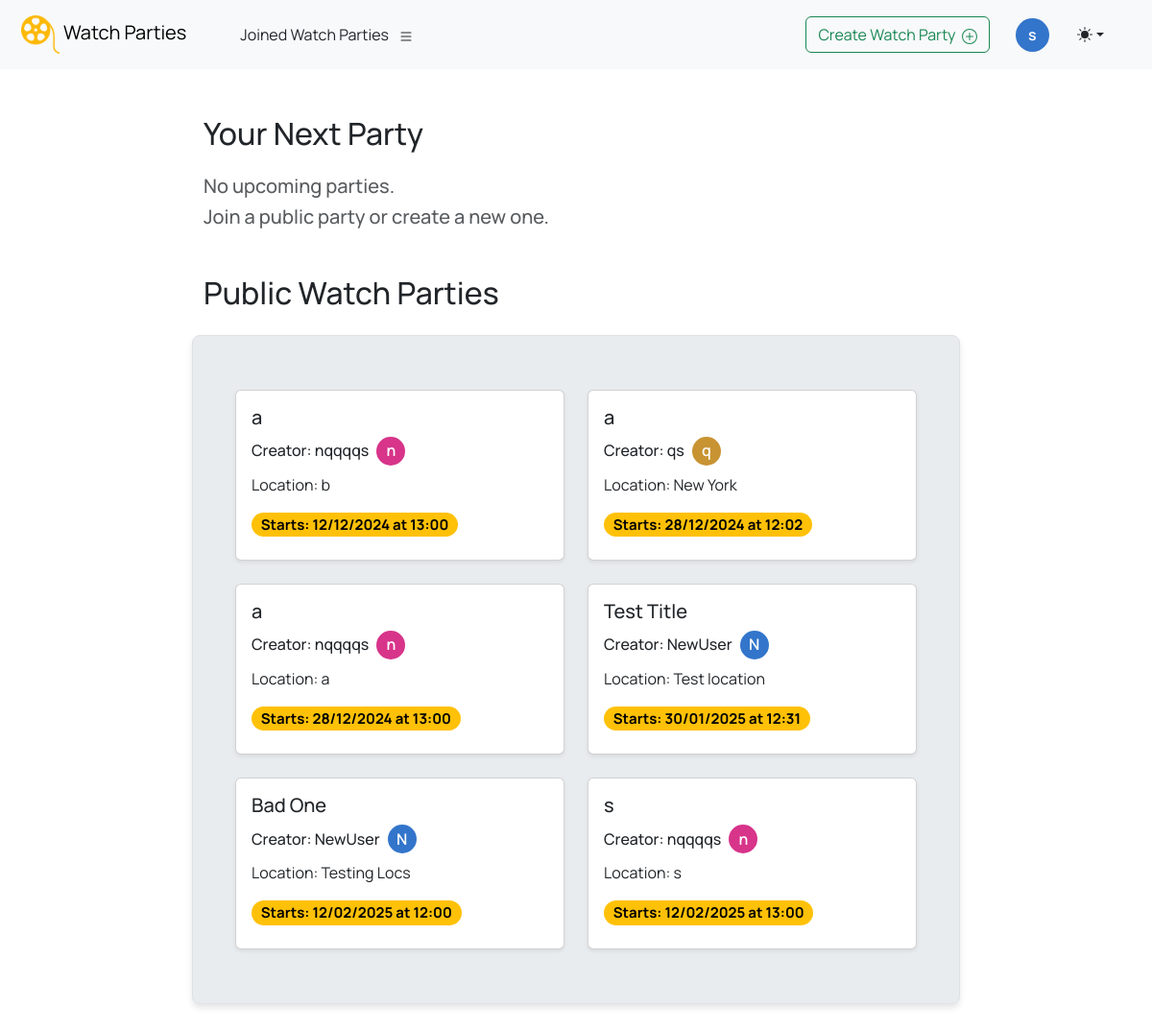
Screenshot of / (signed in) with the database file from the repository.
### app/models.py (models this page shows, shortened)
class User(db.Model):
    id = db.Column(db.Integer, primary_key=True)
    username = db.Column(db.String(30), unique=True,
                         nullable=False, index=True)
    email = db.Column(db.String(256), nullable=False)
    password_hash = db.Column(db.String(128))
    created_at = db.Column(db.DateTime, default=datetime.now(
        timezone.utc), nullable=False)
    deleted_at = db.Column(db.DateTime, default=None, index=True)
    profile_colour = db.Column(db.String(7), default=lambda: choice(
        list(PROFILE_COLOURS.keys())), nullable=False)
    watch_parties_created = db.relationship(
        "WatchParty", backref="creator", lazy="dynamic")
    watch_parties_joined = db.relationship(
        "WatchPartyUser", backref="user", lazy="dynamic")
    comments = db.relationship("Comment", backref="user", lazy="dynamic")
    reactions = db.relationship(
        "CommentReaction", backref="user", lazy="dynamic")

class WatchParty(db.Model):
    id = db.Column(db.Integer, primary_key=True)
    url = db.Column(db.String(32), unique=True,
                    default=lambda: uuid4().hex, nullable=False, index=True)
    title = db.Column(db.String(100), nullable=False)
    movie_id = db.Column(db.Integer, nullable=False)
    description = db.Column(db.String(500))
    location = db.Column(db.String(100))
    start_time = db.Column(db.DateTime, nullable=False)
    updated_at = db.Column(db.DateTime, default=datetime.now(timezone.utc),
                           nullable=False)
    created_by = db.Column(
        db.Integer, db.ForeignKey("user.id"), nullable=False)
    deleted_at = db.Column(db.DateTime, default=None, index=True)
    is_private = db.Column(db.Boolean, default=False, nullable=False)
    watch_party_users = db.relationship(
        "WatchPartyUser", backref="watch_party", lazy="dynamic")
    comments = db.relationship(
        "Comment", backref="watch_party", lazy="dynamic")

### app/views.py (the view, shortened to what this page needs)
@app.route("/", methods=["GET"])
def index():
    search_form = SearchForm()
    form = WatchPartyForm()
    next = models.WatchParty.query.join(models.WatchPartyUser).filter(
        models.WatchPartyUser.user_id == current_user.id,
        models.WatchParty.start_time >= datetime.now(timezone.utc),
        models.WatchParty.deleted_at == None
    ).order_by(models.WatchParty.start_time.asc()).first()
    if next:
        url = f"https://api.themoviedb.org/3/movie/{next.movie_id}?language=en-US"
        next_movie = requests.get(url, headers=headers).json()
        next_owner = models.User.query.filter(models.User.id == next.created_by).first()
    else:
        next_movie = None
        next_owner = None
    public = (models.WatchParty.query
          .filter(
              models.WatchParty.is_private == False,
              models.WatchParty.start_time >= datetime.now(timezone.utc),
              models.WatchParty.deleted_at == None
          )
          .order_by(models.WatchParty.start_time.asc())
          .all())
    username=current_user.username
    colour=current_user.profile_colour
    return render_template("index.html", title="Home", next=next, next_movie=next_movie, next_owner=next_owner, public=public, form=form, search_form=search_form, username=username, colour=colour)

### app/models.py (called while the page is built)
@login.user_loader
def load_user(id):
    return User.query.get(int(id))

### app/templates/index.html (shortened to what this page needs)
{% extends "base.html" %}
{% block content %}
<h2 class="mt-5 mb-4">Your Next Party</h2>
{% if next %}
<a href="/party/{{ next.url }}" class="party-link">
  <div class="col m-4" title="Go to this party">
    <div class="card p-3 shadow-sm content-box">
      <div class="row g-0">
        <div class="col-12 col-md-8">
          <div class="card-body text-md-start text-center">
            <h3 class="mb-3">{{ next.title }}</h3>
            <h4 class="text-muted mb-3">{{ next_movie.title }}</h4>
            <h5 class="text-muted mb-3 d-flex align-items-center gap-2 justify-content-center justify-content-md-start">
              Creator: {{ next_owner.username }}
              <div class="position-relative d-inline-block" style="width: 35px;">
                <div class="position-absolute top-0 start-0 w-100 h-100 d-flex align-items-center justify-content-center rounded-circle text-white"
                     style="background-color: {{ next_owner.profile_colour }}">
                  <span class="fs-6 fw-semibold">{{ next_owner.username[0] }}</span>
                </div>
                <div style="padding-bottom: 100%"></div>
              </div>
            </h5>
            <h5 class="text-muted mb-5">{{ "Location: " + next.location if next.location else "No location specified" }}</h5>
            <h3 class="card-text" id="next-start" data-start="{{ next.start_time }}">Starts in</h3>
          </div>
        </div>
        <div class="col-4 d-none d-md-flex justify-content-end mt-4">
          <img src="https://image.tmdb.org/t/p/w500/{{ next_movie.poster_path }}" alt="{{ next_movie.title }} Poster" class="poster img-fluid">
        </div>
      </div>
    </div>
  </div>
</a>
{% else %}
<h5 class="text-muted">No upcoming parties.</h5>
<h5 class="text-muted">Join a public party or create a new one.</h5>
{% endif %}
<h2 class="mt-5 mb-4">Public Watch Parties</h2>
{% if public %}
<div class="row justify-content-center mt-3 mb-5">
  <div class="content-box">
    <div class="container my-4">
      <div class="row row-cols-1 row-cols-sm-1 row-cols-md-2 g-4">
        {% for party in public %}
        <a href="/party/{{ party.url }}" class="party-link">
          <div class="col" title="Click for more details">
            <div class="card p-3 shadow-sm">
              <h5>{{ party.title }}</h5>
              <h6 class="d-flex align-items-center gap-2">
                Creator: {{ party.creator.username }}
                <div class="d-flex align-items-center justify-content-center rounded-circle text-white" style="width: 30px; height: 30px; background-color: {{ party.creator.profile_colour }}">
                  <span class="fs-6 fw-semibold">{{ party.creator.username[0] }}</span>
                </div>
               </h6>
              <p>{{ "Location: " + party.location if party.location else "No location specified" }}</p>
              <h5><span class="badge rounded-pill text-bg-warning text-wrap" style="max-width: 100%; overflow-wrap: break-word;">Starts: {{ party.start_time.strftime('%d/%m/%Y at %H:%M') }}</span></h5>            </div>
          </div>
        </a>
        {% endfor %}
      </div>
    </div>
  </div>
</div>
{% else %}
<h5 class="text-muted">No public parties right now, check back later</h5>
{% endif %}
{% endblock %}

### app/templates/base.html (shortened to what this page needs)
<!DOCTYPE html>
<html lang="en" data-bs-theme="dark">
<head>
  <link rel="stylesheet" href="https://cdn.jsdelivr.net/npm/bootstrap@5.3.3/dist/css/bootstrap.min.css">
  <link rel="stylesheet" href="https://cdnjs.cloudflare.com/ajax/libs/font-awesome/5.15.4/css/all.min.css">
  <link rel="stylesheet" href="{{ url_for('static', filename='/css/styles.css' )}}">
  <link href="https://cdn.jsdelivr.net/gh/kartik-v/bootstrap-star-rating@4.1.2/css/star-rating.min.css" media="all" rel="stylesheet" type="text/css" />
  <link href="https://cdn.jsdelivr.net/gh/kartik-v/bootstrap-star-rating@4.1.2/themes/krajee-svg/theme.css" media="all" rel="stylesheet" type="text/css" />
</head>
<body>
  <div class="content-wrapper">
    <nav class="navbar navbar-expand-lg bg-body-tertiary">
      <div class="container-fluid">
        <a class="navbar-brand" href="/" title="Return home">
          <img src="{{ url_for('static', filename='/images/icon.png') }}" alt="Logo" width="40" height="40" class="d-inline-block" />
          Watch Parties
        </a>
        <div class="collapse navbar-collapse" id="navbarSupportedContent">
          <ul class="navbar-nav me-auto mb-2 mb-lg-0">
            {% if title and title != "Watch Parties" and title != "Register" and title != "Login" %}
            <li class="nav-item me-2">
              <button type="button" class="btn nav-pad btn-outline-secondary {{ 'nav-active' if title == 'Joined Parties' }}" title="See joined watch parties">
                <a class="nav-link btn-hover {{ 'nav-btn' if title == 'Joined Parties' }}" href="{{ url_for('parties') }}">
                  Joined Watch Parties &nbsp;
                </a>
              </button>
            </li>
          {% endif %}
          </ul>
          {% if title == "Watch Parties" or title == "Register" %}
          <div class="nav-item ms-lg-auto me-2 nav-action">
            <button type="button" class="btn btn-outline-secondary" title="Login">
              <a class="nav-link btn-hover" href="{{ url_for('auth.login') }}">
                Login
              </a>
            </button>
          </div>
          {% elif title %}
          <div class="nav-item ms-lg-auto me-2 nav-action">
            <button id="create" type="button" class="btn btn-outline-success" title="New Watch Party">
              Create Watch Party&nbsp;
            </button>
          </div>
          <div class="nav-item dropdown ms-2">
            <button class="btn p-0" id="profile-icon" type="button" data-bs-toggle="dropdown" aria-expanded="false" data-bs-display="static" title="Profile options">
              <div id="profile-circle" class="d-flex align-items-center justify-content-center rounded-circle text-white"
                style="width: 35px; height: 35px; background-color: {{ colour }}">
                <span id="profile-initial" class="fs-6 fw-semibold">{{ username[0] }}</span>
              </div>
            </button>
          </div>
          {% endif %}
          <div class="nav-item dropdown">
            <button
              class="btn btn-sm nav-pad btn-link nav-link py-2 px-0 px-lg-2 dropdown-toggle d-flex align-items-center"
              id="bd-theme" type="button" aria-expanded="false" data-bs-toggle="dropdown" data-bs-display="static"
              aria-label="Toggle theme" title="Change colour theme">
              <svg class="bi my-1 theme-icon-active" width="1em" height="1em">
                <use href="#sun-fill"></use>
              </svg>
            </button>
          </div>
        </div>
      </div>
    </nav>
    <div class="container-fluid">
      <div class="row justify-content-center">
        <div class="col-10 col-lg-8">
          {% block content %}{% endblock %}
        </div>
      </div>
    </div>
  </div>
</body>
</html>

### app/static/css/styles.css (style rules this page uses)
:root { --primary-yellow: #FDB908; --secondary-yellow: #F8CB27; }
body { font-family: "Manrope", Arial, Helvetica, sans-serif; transition: background-color 0.3s ease-in-out, color 0.3s ease-in-out; min-height: 100vh; margin: 0; }
.navbar { padding: 10px; }
.nav-pad { margin-left: 20px; margin-right: 20px; border: none; }
.content-box { background-color: var(--bs-secondary-bg); border: 1px solid var(--bs-border-color); border-radius: 0.5rem; padding: 2rem; box-shadow: 0 4px 6px #0000001a; }
.card { cursor: pointer; transition: transform 0.3s ease; }
#profile-icon { border-color: rgba(0, 0, 0, 0); margin-left: 10px }
.nav-link { color: var(--bs-body-color); }
.party-link { text-decoration: none; }

### rows the page displays
User: username "s"
WatchParty: title "a", creator.username "nqqqqs", creator "n", location "Location: b", start_time "12/12/2024 at 13:00"
WatchParty: title "a", creator.username "qs", creator "q", location "Location: New York", start_time "28/12/2024 at 12:02"
WatchParty: title "a", creator.username "nqqqqs", creator "n", location "Location: a", start_time "28/12/2024 at 13:00"
WatchParty: title "Test Title", creator.username "NewUser", creator "N", location "Location: Test location", start_time "30/01/2025 at 12:31"
WatchParty: title "Bad One", creator.username "NewUser", creator "N", location "Location: Testing Locs", start_time "12/02/2025 at 12:00"
WatchParty: title "s", creator.username "nqqqqs", creator "n", location "Location: s", start_time "12/02/2025 at 13:00"
